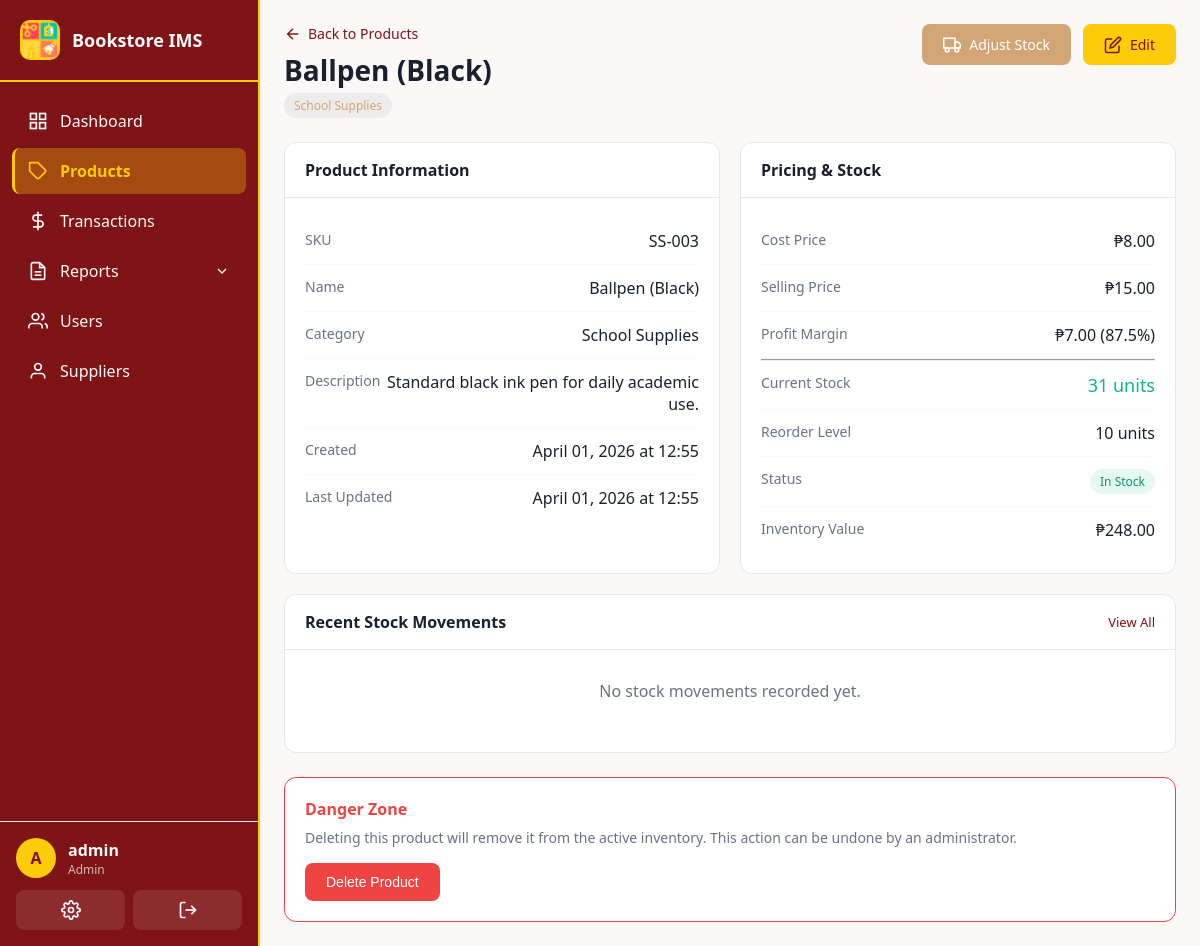
The app's page /products/13 (signed in), older data.
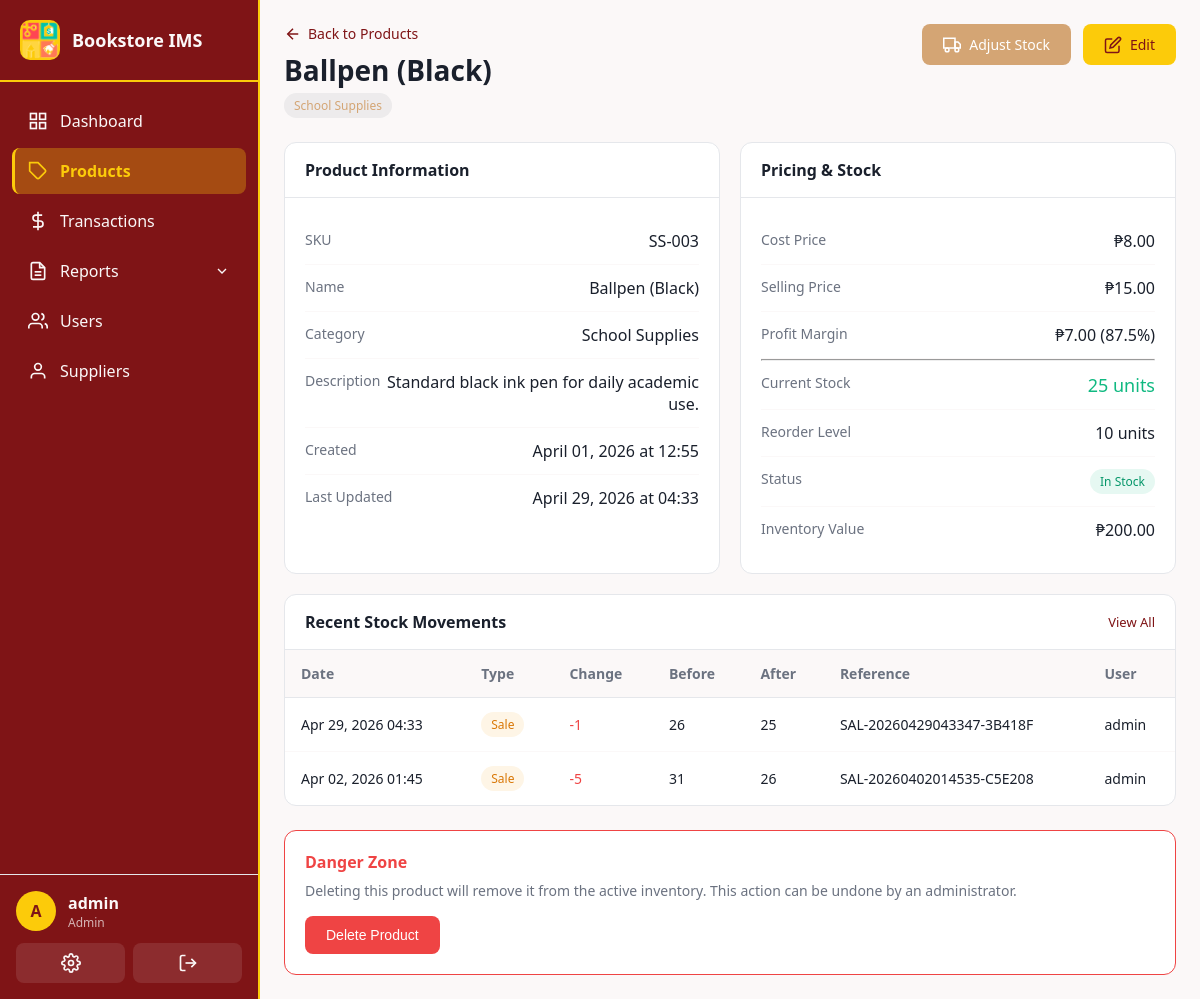
The same page, newer data.
### app/models.py (models this page shows, shortened)
class Product(db.Model):
    __tablename__ = 'products'
    id = db.Column(db.Integer, primary_key=True)
    sku = db.Column(db.String(50), unique=True, nullable=False, index=True)  # Stock Keeping Unit
    name = db.Column(db.String(200), nullable=False)
    description = db.Column(db.Text)
    category_id = db.Column(db.Integer, db.ForeignKey('categories.id'), nullable=False)
    cost_price = db.Column(db.Float, nullable=False, default=0.0)  # Purchase cost
    selling_price = db.Column(db.Float, nullable=False, default=0.0)
    quantity = db.Column(db.Integer, nullable=False, default=0)
    reorder_level = db.Column(db.Integer, nullable=False, default=10)  # Low stock threshold
    isbn = db.Column(db.String(20))
    author = db.Column(db.String(200))
    publisher = db.Column(db.String(200))
    is_active = db.Column(db.Boolean, default=True)
    created_at = db.Column(db.DateTime, default=utc_now)
    updated_at = db.Column(db.DateTime, default=utc_now, onupdate=utc_now)
    stock_movements = db.relationship('StockMovement', backref='product', lazy='dynamic')
    transaction_items = db.relationship('TransactionItem', backref='product', lazy='dynamic')
    @property
    def is_low_stock(self):
        return self.quantity <= self.reorder_level

class StockMovement(db.Model):
    __tablename__ = 'stock_movements'
    id = db.Column(db.Integer, primary_key=True)
    product_id = db.Column(db.Integer, db.ForeignKey('products.id'), nullable=False)
    user_id = db.Column(db.Integer, db.ForeignKey('users.id'), nullable=False)
    movement_type = db.Column(db.String(30), nullable=False)  # 'sale', 'purchase', 'adjustment', 'return'
    quantity_change = db.Column(db.Integer, nullable=False)  # Positive for in, negative for out
    quantity_before = db.Column(db.Integer, nullable=False)
    quantity_after = db.Column(db.Integer, nullable=False)
    reference = db.Column(db.String(100))  # Transaction reference or adjustment reason
    notes = db.Column(db.Text)
    created_at = db.Column(db.DateTime, default=utc_now)
    user = db.relationship('User', backref='stock_movements')

class User(UserMixin, db.Model):
    __tablename__ = 'users'
    id = db.Column(db.Integer, primary_key=True)
    username = db.Column(db.String(80), unique=True, nullable=False, index=True)
    email = db.Column(db.String(120), unique=True, nullable=False)
    password_hash = db.Column(db.String(256), nullable=False)
    role = db.Column(db.String(20), nullable=False, default=Role.STAFF)
    is_active = db.Column(db.Boolean, default=True)
    created_at = db.Column(db.DateTime, default=utc_now)
    last_login = db.Column(db.DateTime)
    transactions = db.relationship('Transaction', backref='user', lazy='dynamic')
    audit_logs = db.relationship('AuditLog', backref='user', lazy='dynamic')
    cash_ledger_entries = db.relationship('CashLedger', backref='user', lazy='dynamic')
    def is_admin(self):
        return self.role == Role.ADMIN

### app/routes/products.py (the view)
@products_bp.route('/<int:id>')
@login_required
def view_product(id):
    product = db.get_or_404(Product, id)
    movements = StockMovement.query.filter_by(product_id=id).order_by(
        StockMovement.created_at.desc()
    ).limit(10).all()
    return render_template('products/view.html',
        product=product,
        movements=movements
    )

### app/__init__.py (called while the page is built)
@login_manager.user_loader
def load_user(user_id):
    return db.session.get(User, int(user_id))

### app/templates/products/view.html (shortened to what the changed rows need)
{% extends "base.html" %}
{% block content %}
<div class="page-header">
  <div class="page-header-left">
    <a href="{{ url_for('products.list_products') }}" class="back-link">
      <svg viewBox="0 0 24 24" fill="none" stroke="currentColor" stroke-width="2">
        <line x1="19" y1="12" x2="5" y2="12"></line>
        <polyline points="12 19 5 12 12 5"></polyline>
      </svg>
      Back to Products
    </a>
    <h1>{{ product.name }}</h1>
    <span class="badge badge-category">{{ product.category.name }}</span>
  </div>
</div>
<div class="detail-grid">
  <div class="detail-card">
    <div class="card-body">
      <div class="detail-row">
        <span class="detail-label">SKU</span>
        <span class="detail-value">{{ product.sku }}</span>
      </div>
      <div class="detail-row">
        <span class="detail-label">Name</span>
        <span class="detail-value">{{ product.name }}</span>
      </div>
      {% if product.description %}
      <div class="detail-row">
        <span class="detail-label">Description</span>
        <span class="detail-value">{{ product.description }}</span>
      </div>
      {% endif %}
      <div class="detail-row">
        <span class="detail-label">Created</span>
        <span class="detail-value">{{ product.created_at.strftime('%B %d, %Y at %H:%M') }}</span>
      </div>
      {% if product.updated_at %}
      <div class="detail-row">
        <span class="detail-label">Last Updated</span>
        <span class="detail-value">{{ product.updated_at.strftime('%B %d, %Y at %H:%M') }}</span>
      </div>
      {% endif %}
    </div>
  </div>
  <div class="detail-card">
    <div class="card-body">
      <div class="detail-row">
        <span class="detail-label">Cost Price</span>
        <span class="detail-value">₱{{ "{:,.2f}".format(product.cost_price) }}</span>
      </div>
      <div class="detail-row">
        <span class="detail-label">Selling Price</span>
        <span class="detail-value">₱{{ "{:,.2f}".format(product.selling_price) }}</span>
      </div>
      <div class="detail-row">
        <span class="detail-label">Profit Margin</span>
        <span class="detail-value">
          ₱{{ "{:,.2f}".format(product.selling_price - product.cost_price) }}
          {% if product.cost_price > 0 %}
          ({{ "{:.1f}".format(((product.selling_price - product.cost_price) / product.cost_price) * 100) }}%)
          {% endif %}
        </span>
      </div>
      <div class="detail-row">
        <span class="detail-label">Current Stock</span>
        <span class="detail-value stock-value {% if product.quantity == 0 %}text-danger{% elif product.is_low_stock %}text-warning{% else %}text-success{% endif %}">
          {{ product.quantity }} units
        </span>
      </div>
      <div class="detail-row">
        <span class="detail-label">Reorder Level</span>
        <span class="detail-value">{{ product.reorder_level }} units</span>
      </div>
      <div class="detail-row">
        <span class="detail-label">Inventory Value</span>
        <span class="detail-value">₱{{ "{:,.2f}".format(product.quantity * product.cost_price) }}</span>
      </div>
    </div>
  </div>
</div>
<div class="table-card">
  {% if movements %}
  <table class="data-table">
    <thead>
      <tr>
        <th>Date</th>
        <th>Type</th>
        <th>Change</th>
        <th>Before</th>
        <th>After</th>
        <th>Reference</th>
        <th>User</th>
      </tr>
    </thead>
    <tbody>
      {% for m in movements %}
      <tr>
        <td>{{ m.created_at.strftime('%b %d, %Y %H:%M') }}</td>
        <td>
          <span class="badge badge-{{ 'success' if m.movement_type == 'purchase' else 'info' if m.movement_type == 'adjustment' else 'warning' }}">
            {{ m.movement_type.title() }}
          </span>
        </td>
        <td class="{% if m.quantity_change > 0 %}text-success{% else %}text-danger{% endif %}">
          {{ '+' if m.quantity_change > 0 else '' }}{{ m.quantity_change }}
        </td>
        <td>{{ m.quantity_before }}</td>
        <td>{{ m.quantity_after }}</td>
        <td>{{ m.reference or '-' }}</td>
        <td>{{ m.user.username }}</td>
      </tr>
      {% endfor %}
    </tbody>
  </table>
  {% else %}
  <div class="empty-state small">
    <p>No stock movements recorded yet.</p>
  </div>
  {% endif %}
</div>
{% endblock %}

Row changes from the older to the newer data that the page shows:
changed Product "Ballpen (Black)": updated_at "April 01, 2026 at 12:55" → "April 29, 2026 at 04:33"; quantity "31" → "25"; product.quantity*product.cost_price "248.00" → "200.00"
added StockMovement: created_at "Apr 29, 2026 04:33", movement_type "Sale", quantity_change "-1", quantity_before "26", quantity_after "25", reference "SAL-20260429043347-3B418F", user.username "admin"
added StockMovement: created_at "Apr 02, 2026 01:45", movement_type "Sale", quantity_change "-5", quantity_before "31", quantity_after "26", reference "SAL-20260402014535-C5E208", user.username "admin"
Text that changed along with them:
text no longer shown: "No stock movements recorded yet."
text now shown: "Date Type Change Before After Reference User"
